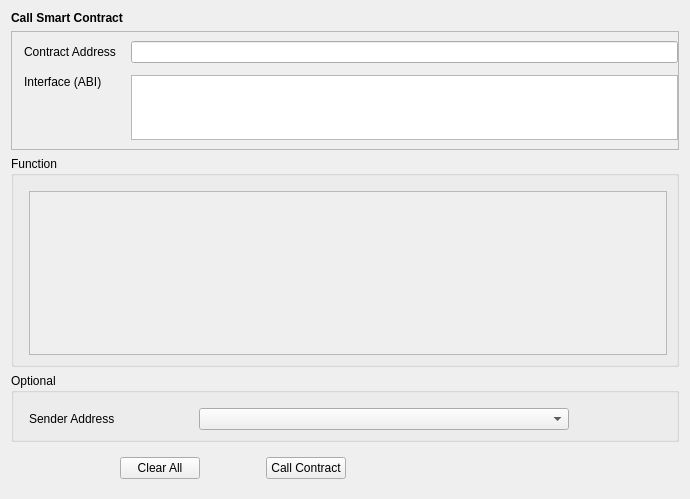
<?xml version="1.0" encoding="UTF-8"?>
<ui version="4.0">
 <class>CallContract</class>
 <widget class="QWidget" name="CallContract">
  <property name="geometry">
   <rect>
    <x>0</x>
    <y>0</y>
    <width>690</width>
    <height>499</height>
   </rect>
  </property>
  <property name="windowTitle">
   <string>Form</string>
  </property>
  <layout class="QVBoxLayout" name="verticalLayout">
   <item>
    <widget class="QStackedWidget" name="stackedWidget">
     <property name="currentIndex">
      <number>0</number>
     </property>
     <widget class="QWidget" name="callContractPage">
      <layout class="QVBoxLayout" name="verticalLayout_4">
       <property name="leftMargin">
        <number>0</number>
       </property>
       <property name="topMargin">
        <number>0</number>
       </property>
       <property name="rightMargin">
        <number>0</number>
       </property>
       <property name="bottomMargin">
        <number>0</number>
       </property>
       <item>
        <widget class="QLabel" name="labelTitle">
         <property name="font">
          <font>
           <weight>75</weight>
           <bold>true</bold>
          </font>
         </property>
         <property name="text">
          <string>Call Smart Contract</string>
         </property>
        </widget>
       </item>
       <item>
        <widget class="QFrame" name="frameContract">
         <property name="sizePolicy">
          <sizepolicy hsizetype="Preferred" vsizetype="Fixed">
           <horstretch>0</horstretch>
           <verstretch>0</verstretch>
          </sizepolicy>
         </property>
         <property name="frameShape">
          <enum>QFrame::StyledPanel</enum>
         </property>
         <property name="frameShadow">
          <enum>QFrame::Raised</enum>
         </property>
         <layout class="QVBoxLayout" name="verticalLayout_2">
          <property name="leftMargin">
           <number>0</number>
          </property>
          <property name="rightMargin">
           <number>0</number>
          </property>
          <item>
           <layout class="QGridLayout" name="gridLayout">
            <property name="leftMargin">
             <number>12</number>
            </property>
            <property name="horizontalSpacing">
             <number>15</number>
            </property>
            <property name="verticalSpacing">
             <number>12</number>
            </property>
            <item row="0" column="0">
             <widget class="QLabel" name="labelContractAddress">
              <property name="text">
               <string>Contract Address</string>
              </property>
             </widget>
            </item>
            <item row="1" column="2">
             <widget class="QValidatedTextEdit" name="textEditInterface">
              <property name="sizePolicy">
               <sizepolicy hsizetype="Expanding" vsizetype="Fixed">
                <horstretch>0</horstretch>
                <verstretch>0</verstretch>
               </sizepolicy>
              </property>
              <property name="maximumSize">
               <size>
                <width>16777215</width>
                <height>65</height>
               </size>
              </property>
              <property name="horizontalScrollBarPolicy">
               <enum>Qt::ScrollBarAlwaysOff</enum>
              </property>
             </widget>
            </item>
            <item row="0" column="2">
             <widget class="QValidatedLineEdit" name="lineEditContractAddress"/>
            </item>
            <item row="1" column="0" alignment="Qt::AlignTop">
             <widget class="QLabel" name="labelInterface">
              <property name="text">
               <string>Interface (ABI)</string>
              </property>
             </widget>
            </item>
           </layout>
          </item>
         </layout>
        </widget>
       </item>
       <item>
        <widget class="QGroupBox" name="groupBoxFunction">
         <property name="title">
          <string>Function</string>
         </property>
         <layout class="QVBoxLayout" name="verticalLayout_3">
          <property name="leftMargin">
           <number>15</number>
          </property>
          <property name="topMargin">
           <number>15</number>
          </property>
          <item>
           <widget class="QScrollArea" name="scrollAreaFunction">
            <property name="widgetResizable">
             <bool>true</bool>
            </property>
            <widget class="QWidget" name="scrollAreaWidgetContents">
             <property name="geometry">
              <rect>
               <x>0</x>
               <y>0</y>
               <width>640</width>
               <height>164</height>
              </rect>
             </property>
            </widget>
           </widget>
          </item>
         </layout>
        </widget>
       </item>
       <item>
        <widget class="QGroupBox" name="groupBoxOptional">
         <property name="title">
          <string>Optional</string>
         </property>
         <layout class="QGridLayout" name="gridLayout_3">
          <property name="leftMargin">
           <number>15</number>
          </property>
          <property name="topMargin">
           <number>15</number>
          </property>
          <property name="horizontalSpacing">
           <number>10</number>
          </property>
          <property name="verticalSpacing">
           <number>6</number>
          </property>
          <item row="0" column="1">
           <widget class="AddressField" name="lineEditSenderAddress">
            <property name="minimumSize">
             <size>
              <width>370</width>
              <height>0</height>
             </size>
            </property>
            <property name="maximumSize">
             <size>
              <width>370</width>
              <height>16777215</height>
             </size>
            </property>
           </widget>
          </item>
          <item row="0" column="0">
           <widget class="QLabel" name="labelSenderAddress">
            <property name="sizePolicy">
             <sizepolicy hsizetype="Fixed" vsizetype="Preferred">
              <horstretch>0</horstretch>
              <verstretch>0</verstretch>
             </sizepolicy>
            </property>
            <property name="minimumSize">
             <size>
              <width>160</width>
              <height>0</height>
             </size>
            </property>
            <property name="text">
             <string>Sender Address</string>
            </property>
           </widget>
          </item>
          <item row="0" column="2">
           <spacer name="horizontalSpacer_4">
            <property name="orientation">
             <enum>Qt::Horizontal</enum>
            </property>
            <property name="sizeHint" stdset="0">
             <size>
              <width>0</width>
              <height>20</height>
             </size>
            </property>
           </spacer>
          </item>
         </layout>
        </widget>
       </item>
      </layout>
     </widget>
    </widget>
   </item>
   <item>
    <layout class="QHBoxLayout" name="horizontalLayout">
     <property name="leftMargin">
      <number>9</number>
     </property>
     <property name="topMargin">
      <number>9</number>
     </property>
     <property name="rightMargin">
      <number>9</number>
     </property>
     <property name="bottomMargin">
      <number>9</number>
     </property>
     <item>
      <spacer name="horizontalSpacer">
       <property name="orientation">
        <enum>Qt::Horizontal</enum>
       </property>
       <property name="sizeType">
        <enum>QSizePolicy::Fixed</enum>
       </property>
       <property name="sizeHint" stdset="0">
        <size>
         <width>100</width>
         <height>20</height>
        </size>
       </property>
      </spacer>
     </item>
     <item>
      <widget class="QPushButton" name="pushButtonClearAll">
       <property name="text">
        <string>Clear All</string>
       </property>
      </widget>
     </item>
     <item>
      <spacer name="horizontalSpacer_3">
       <property name="orientation">
        <enum>Qt::Horizontal</enum>
       </property>
       <property name="sizeType">
        <enum>QSizePolicy::Fixed</enum>
       </property>
       <property name="sizeHint" stdset="0">
        <size>
         <width>60</width>
         <height>20</height>
        </size>
       </property>
      </spacer>
     </item>
     <item>
      <widget class="QPushButton" name="pushButtonCallContract">
       <property name="text">
        <string>Call Contract</string>
       </property>
      </widget>
     </item>
     <item>
      <spacer name="horizontalSpacer_2">
       <property name="orientation">
        <enum>Qt::Horizontal</enum>
       </property>
       <property name="sizeHint" stdset="0">
        <size>
         <width>40</width>
         <height>20</height>
        </size>
       </property>
      </spacer>
     </item>
    </layout>
   </item>
  </layout>
 </widget>
 <customwidgets>
  <customwidget>
   <class>QValidatedLineEdit</class>
   <extends>QLineEdit</extends>
   <header>qvalidatedlineedit.h</header>
  </customwidget>
  <customwidget>
   <class>AddressField</class>
   <extends>QComboBox</extends>
   <header>addressfield.h</header>
  </customwidget>
  <customwidget>
   <class>QValidatedTextEdit</class>
   <extends>QTextEdit</extends>
   <header>qvalidatedtextedit.h</header>
  </customwidget>
 </customwidgets>
 <resources/>
 <connections/>
</ui>
